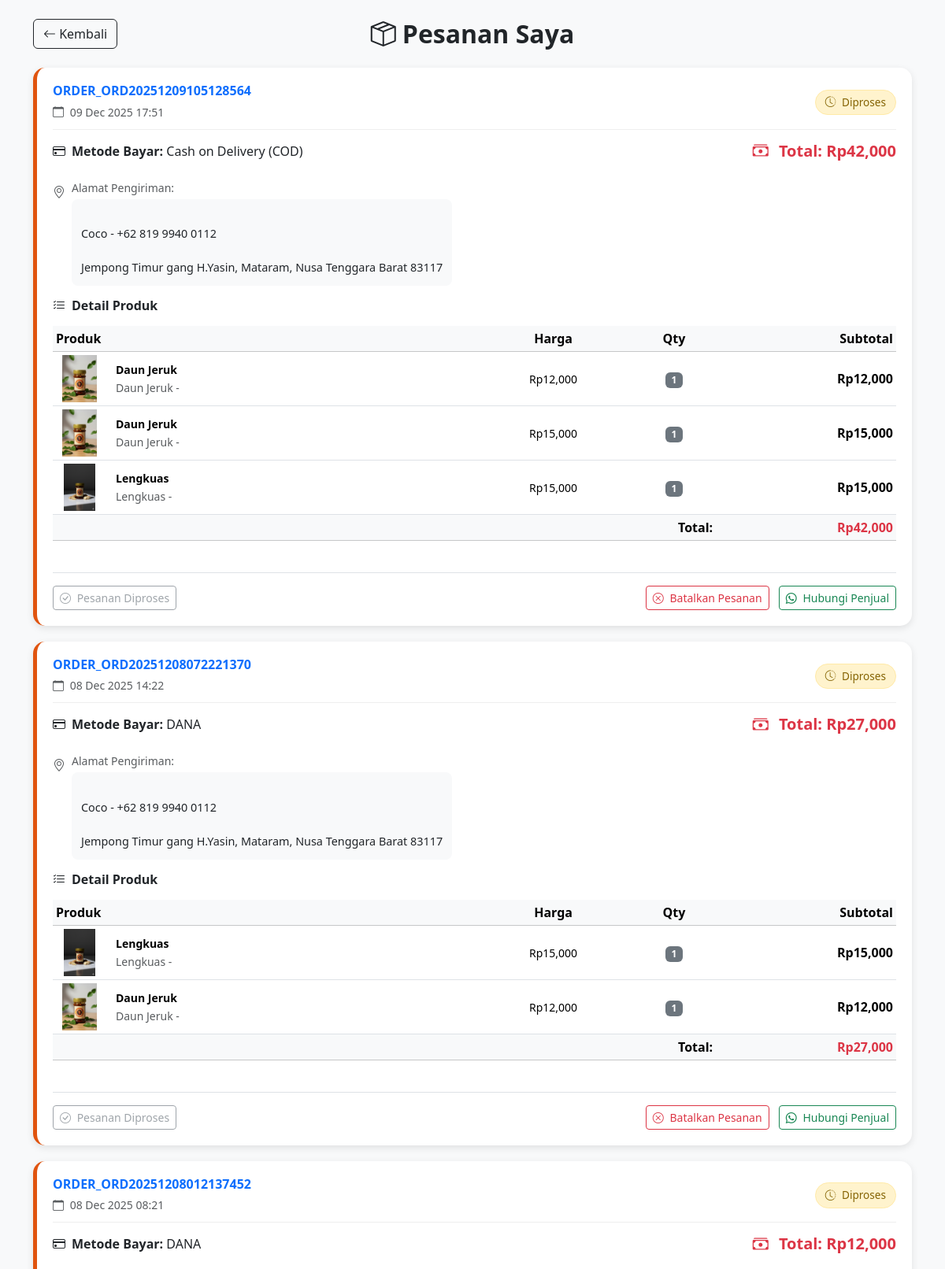
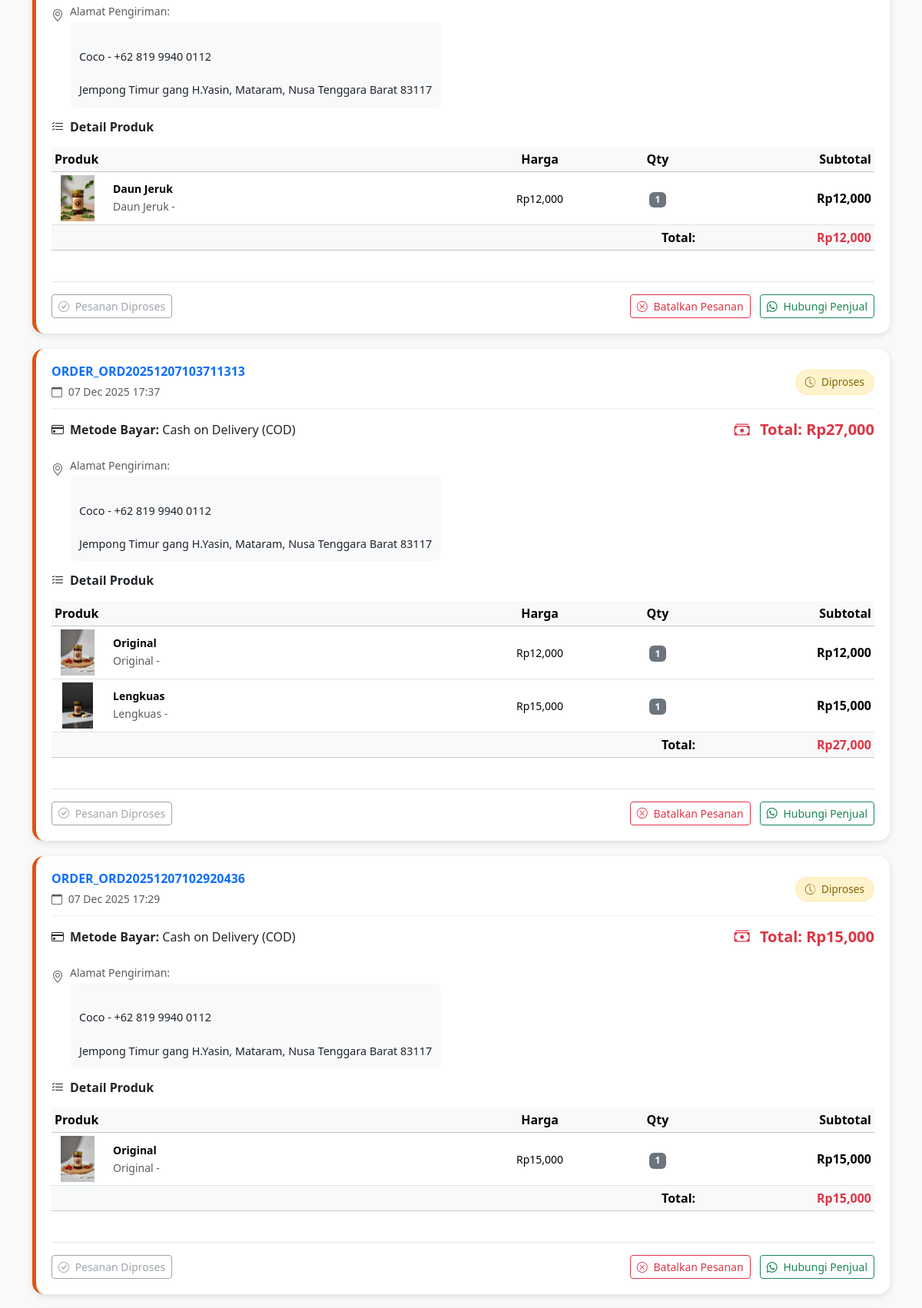
The page /diproses.php (signed in, upper part) on the database its author committed (2 pictures, top to bottom).
### tables this page shows
CREATE TABLE `orders` (
  `order_id` int(10) NOT NULL,
  `order_number` varchar(50) NOT NULL,
  `user_id` int(10) NOT NULL,
  `total_harga` int(50) NOT NULL,
  `metode_pembayaran` enum('DANA','Cash on Delivery (COD)') NOT NULL,
  `catatan` text NOT NULL,
  `status` enum('Diproses','Dikirim','Selesai','Dibatalkan','Menunggu Pembayaran','Menunggu Verifikasi') NOT NULL,
  `alamat_pengiriman` text NOT NULL,
  `tanggal_order` datetime NOT NULL DEFAULT current_timestamp()
);

CREATE TABLE `order_item` (
  `item_id` int(10) NOT NULL,
  `order_id` int(10) NOT NULL,
  `product_id` int(10) NOT NULL,
  `nama_produk` varchar(255) NOT NULL,
  `varian` enum('Original','Daun Jeruk','Lengkuas') NOT NULL,
  `ukuran` enum('150 g','100 g') NOT NULL,
  `harga` int(255) NOT NULL,
  `qty` int(11) NOT NULL,
  `subtotal` int(255) NOT NULL
);

CREATE TABLE `products` (
  `id` int(11) NOT NULL,
  `nama` varchar(100) NOT NULL,
  `varian` enum('Original','Daun Jeruk','Lengkuas') NOT NULL,
  `ukuran` varchar(50) NOT NULL,
  `harga` int(11) NOT NULL,
  `gambar` varchar(255) DEFAULT NULL,
  `stok` int(50) NOT NULL
);

CREATE TABLE `payments` (
  `payment_id` int(10) NOT NULL,
  `order_id` int(10) NOT NULL,
  `user_id` int(10) NOT NULL,
  `metode_pembayaran` enum('Dana','Cod') NOT NULL,
  `payment_code` varchar(100) NOT NULL,
  `amount` decimal(12,2) NOT NULL,
  `status` enum('Menunggu Pembayaran','dibayar','menunggu verifikasi') NOT NULL,
  `proof_image` varchar(255) NOT NULL,
  `catatan` text NOT NULL,
  `created_at` datetime NOT NULL DEFAULT current_timestamp(),
  `expires_at` datetime NOT NULL,
  `verified_by` int(11) NOT NULL
);

### diproses.php (the view, shortened to what this page needs)
<?php
require "function.php";
$user_id = $_SESSION['user_id'];
$query = "SELECT o.*, p.status as payment_status, p.payment_code
          FROM orders o
          LEFT JOIN payments p ON o.order_id = p.order_id
          WHERE o.user_id = $user_id
          AND (o.status = 'Diproses'
               OR o.status = 'Menunggu Pembayaran'
               OR o.status = 'Menunggu Verifikasi')
          ORDER BY
            CASE
                WHEN o.status = 'Menunggu Pembayaran' THEN 1
                WHEN o.status = 'Menunggu Verifikasi' THEN 2
                WHEN o.status = 'Diproses' THEN 3
                ELSE 4
            END,
            o.tanggal_order DESC";
$result = mysqli_query($conn, $query);
?>
<!DOCTYPE html>
<html lang="en">
<head>
    <link href="https://cdn.jsdelivr.net/npm/bootstrap@5.3.8/dist/css/bootstrap.min.css" rel="stylesheet">
    <link rel="stylesheet" href="https://cdn.jsdelivr.net/npm/bootstrap-icons@1.11.1/font/bootstrap-icons.css">
</head>
<body>
<div class="container py-4">
    <div class="d-flex align-items-center justify-content-center position-relative mb-4">
        <a href="profile.php" class="btn btn-outline-dark position-absolute start-0">
            <i class="bi bi-arrow-left"></i> Kembali
        </a>
        <h2 class="fw-bold text-center d-flex align-items-center gap-2 m-0">
            <i class="bi bi-box-seam"></i> Pesanan Saya
        </h2>
    </div>
    <?php if(mysqli_num_rows($result) == 0): ?>
        <div class="empty-state">
            <i class="bi bi-box-seam"></i>
            <h4 class="mt-3">Belum ada pesanan</h4>
            <p class="text-muted">Pesanan yang sedang diproses akan muncul di sini</p>
            <a href="beranda.php" class="btn btn-primary">
                <i class="bi bi-cart-plus me-2"></i> Belanja Sekarang
            </a>
        </div>
    <?php else: ?>
        <?php while($order = mysqli_fetch_assoc($result)):
            $border_class = '';
            $status_icon = '';
            $status_class = '';
            if($order['status'] == 'Menunggu Pembayaran') {
                $border_class = 'border-menunggu';
                $status_icon = 'bi-clock';
                $status_class = 'status-menunggu';
            } else if ($order['status'] == 'Menunggu Verifikasi'){
                $border_class = 'border-warning';
                $status_icon = 'bi-hourglass-split';
                $status_class = 'status-menunggu-verifikasi';
            } else if($order['status'] == 'Diproses') {
                $border_class = 'border-diproses';
                $status_icon = 'bi-clock-history';
                $status_class = 'status-diproses';
            } else if($order['status'] == 'Dibatalkan') {
                $border_class = 'border-kadaluwarsa';
                $status_icon = 'bi-x-circle';
                $status_class = 'status-kadaluwarsa';
            }
        ?>
            <div class="order-card <?php echo $border_class; ?>">
                <div class="order-header d-flex justify-content-between align-items-center">
                    <div>
                        <h6 class="fw-bold mb-1 text-primary">ORDER_<?php echo htmlspecialchars($order['order_number']); ?></h6>
                        <small class="text-muted">
                            <i class="bi bi-calendar me-1"></i>
                            <?php echo date('d M Y H:i', strtotime($order['tanggal_order'])); ?>
                        </small>
                    </div>
                    <span class="status-badge <?php echo $status_class; ?>">
                        <i class="bi <?php echo $status_icon; ?> me-1"></i>
                        <?php echo htmlspecialchars($order['status']); ?>
                    </span>
                </div>
                <div class="row mb-3">
                    <div class="col-md-6">
                        <p class="mb-1">
                            <strong><i class="bi bi-credit-card me-2"></i>Metode Bayar:</strong>
                            <?php echo htmlspecialchars($order['metode_pembayaran']); ?>
                        </p>
                    </div>
                    <div class="col-md-6 text-md-end">
                        <h5 class="text-danger fw-bold">
                            <i class="bi bi-cash-stack me-2"></i>
                            Total: Rp<?php echo number_format($order['total_harga']); ?>
                        </h5>
                    </div>
                </div>
                <div class="mb-3">
                    <div class="d-flex align-items-start mb-2">
                        <i class="bi bi-geo-alt text-muted me-2 mt-1"></i>
                        <div>
                            <small class="text-muted d-block mb-1">Alamat Pengiriman:</small>
                            <div style="white-space: pre-line; background: #f8f9fa; padding: 12px; border-radius: 8px; font-size: 0.9rem;">
                                <?php echo nl2br(htmlspecialchars($order['alamat_pengiriman'])); ?>
                            </div>
                        </div>
                    </div>
                </div>
                <?php
                $items_query = "SELECT * FROM order_item WHERE order_id = " . $order['order_id'];
                $items_result = mysqli_query($conn, $items_query);
                ?>
                <h6 class="fw-bold mb-3">
                    <i class="bi bi-list-check me-2"></i>Detail Produk
                </h6>
                <div class="table-responsive">
                    <table class="table table-sm table-hover">
                        <thead class="table-light">
                            <tr>
                                <th width="50%">Produk</th>
                                <th class="text-center">Harga</th>
                                <th class="text-center">Qty</th>
                                <th class="text-end">Subtotal</th>
                            </tr>
                        </thead>
                        <tbody>
                            <?php while($item = mysqli_fetch_assoc($items_result)): ?>
                                <tr>
                                    <td>
                                        <div class="d-flex align-items-center">
                                            <div style="min-width: 50px;">
                                                <?php
                                                $img_query = mysqli_query($conn, "SELECT gambar FROM products WHERE id = " . $item['product_id']);
                                                $img_data = mysqli_fetch_assoc($img_query);
                                                $gambar = $img_data['gambar'] ?? 'default-product.jpg';
                                                ?>
                                                <img src="images/<?php echo htmlspecialchars($gambar); ?>"
                                                     class="product-img-small"
                                                     alt="<?php echo htmlspecialchars($item['nama_produk']); ?>">
                                            </div>
                                            <div class="ms-3">
                                                <small class="fw-semibold d-block"><?php echo htmlspecialchars($item['nama_produk']); ?></small>
                                                <small class="text-muted">
                                                    <?php echo htmlspecialchars($item['varian']); ?> -
                                                </small>
                                            </div>
                                        </div>
                                    </td>
                                    <td class="text-center align-middle">
                                        <small>Rp<?php echo number_format($item['harga']); ?></small>
                                    </td>
                                    <td class="text-center align-middle">
                                        <span class="badge bg-secondary"><?php echo $item['qty']; ?></span>
                                    </td>
                                    <td class="text-end align-middle fw-bold">
                                        Rp<?php echo number_format($item['subtotal']); ?>
                                    </td>
                                </tr>
                            <?php endwhile; ?>
                        </tbody>
                        <tfoot class="table-light">
                            <tr>
                                <td colspan="3" class="text-end fw-bold">Total:</td>
                                <td class="text-end fw-bold text-danger">
                                    Rp<?php echo number_format($order['total_harga']); ?>
                                </td>
                            </tr>
                        </tfoot>
                    </table>
                </div>
                <div class="d-flex justify-content-between mt-4 pt-3 border-top">
                    <?php if($order['status'] == 'Menunggu Pembayaran' && ($order['metode_pembayaran'] == 'Dana' || $order['metode_pembayaran'] == 'DANA')): ?>
                        <a href="payment_dana.php?order_id=<?php echo $order['order_id']; ?>"
                        class="btn btn-outline-primary btn-sm">
                            <i class="bi bi-wallet2 me-1"></i> Bayar via DANA
                        </a>
                        <div>
                            <button class="btn btn-outline-danger btn-sm me-2"
                                    onclick="cancelPayment(<?php echo $order['order_id']; ?>)">
                                <i class="bi bi-x-circle me-1"></i> Batalkan Pesanan
                            </button>
                            <a href="https://wa.me/6287745770076"
                               target="_blank"
                               class="btn btn-outline-success btn-sm">
                                <i class="bi bi-whatsapp me-1"></i> Hubungi penjual
                            </a>
                        </div>
                    <?php elseif($order['status'] == 'Diproses'): ?>
                        <div>
                            <button class="btn btn-outline-secondary btn-sm" disabled>
                                <i class="bi bi-check-circle me-1"></i> Pesanan Diproses
                            </button>
                        </div>
                        <div>
                            <button class="btn btn-outline-danger btn-sm me-2"
                                    onclick="cancelOrder(<?php echo $order['order_id']; ?>)">
                                <i class="bi bi-x-circle me-1"></i> Batalkan Pesanan
                            </button>
                            <a href="https://wa.me/6287745770076"
                               target="_blank"
                               class="btn btn-outline-success btn-sm">
                                <i class="bi bi-whatsapp me-1"></i> Hubungi Penjual
                            </a>
                        </div>
                    <?php endif; ?>
                </div>
            </div>
        <?php endwhile; ?>
    <?php endif; ?>
</div>
</body>
</html>

### diproses.php (style rules this page uses)
body { background-color: #f8f9fa; }
.order-card { background: white; border-radius: 15px; padding: 20px; margin-bottom: 20px; box-shadow: 0 3px 10px rgba(0,0,0,0.1); }
.order-header { border-bottom: 1px solid #eee; padding-bottom: 10px; margin-bottom: 15px; }
.product-img-small { width: 60px; height: 60px; object-fit: contain; }
.status-badge { font-size: 0.85rem; padding: 5px 12px; border-radius: 20px; }
.status-diproses { background-color: #fff3cd; color: #856404; border: 1px solid #ffeaa7; }
.border-diproses { border-left: 5px solid #e0540f; }

### rows shown on the page
orders: order_number "ORD20251209105128564", tanggal_order "09 Dec 2025 17:51", status "Diproses", metode_pembayaran "Cash on Delivery (COD)", total_harga "42,000", alamat_pengiriman "Coco - +62 819 9940 0112 Jempong Timur gang H.Yasin, Mataram, Nusa Tenggara Barat 83117"
order_item: product.gambar (picture), nama_produk "Daun Jeruk", varian "Daun Jeruk", harga "12,000", qty "1", subtotal "12,000"
order_item: product.gambar (picture), nama_produk "Daun Jeruk", varian "Daun Jeruk", harga "15,000", qty "1", subtotal "15,000"
order_item: product.gambar (picture), nama_produk "Lengkuas", varian "Lengkuas", harga "15,000", qty "1", subtotal "15,000"
payments: order.order_number "ORD20251208072221370", order.tanggal_order "08 Dec 2025 14:22", order.status "Diproses", order.metode_pembayaran "DANA", order.total_harga "27,000", order.alamat_pengiriman "Coco - +62 819 9940 0112 Jempong Timur gang H.Yasin, Mataram, Nusa Tenggara Barat 83117"
order_item: product.gambar (picture), nama_produk "Lengkuas", varian "Lengkuas", harga "15,000", qty "1", subtotal "15,000"
order_item: product.gambar (picture), nama_produk "Daun Jeruk", varian "Daun Jeruk", harga "12,000", qty "1", subtotal "12,000"
payments: order.order_number "ORD20251208012137452", order.tanggal_order "08 Dec 2025 08:21", order.status "Diproses", order.metode_pembayaran "DANA", order.total_harga "12,000", order.alamat_pengiriman "Coco - +62 819 9940 0112 Jempong Timur gang H.Yasin, Mataram, Nusa Tenggara Barat 83117"
order_item: product.gambar (picture), nama_produk "Daun Jeruk", varian "Daun Jeruk", harga "12,000", qty "1", subtotal "12,000"
orders: order_number "ORD20251207103711313", tanggal_order "07 Dec 2025 17:37", status "Diproses", metode_pembayaran "Cash on Delivery (COD)", total_harga "27,000", alamat_pengiriman "Coco - +62 819 9940 0112 Jempong Timur gang H.Yasin, Mataram, Nusa Tenggara Barat 83117"
order_item: product.gambar (picture), nama_produk "Original", varian "Original", harga "12,000", qty "1", subtotal "12,000"
order_item: product.gambar (picture), nama_produk "Lengkuas", varian "Lengkuas", harga "15,000", qty "1", subtotal "15,000"
orders: order_number "ORD20251207102920436", tanggal_order "07 Dec 2025 17:29", status "Diproses", metode_pembayaran "Cash on Delivery (COD)", total_harga "15,000", alamat_pengiriman "Coco - +62 819 9940 0112 Jempong Timur gang H.Yasin, Mataram, Nusa Tenggara Barat 83117"
order_item: product.gambar (picture), nama_produk "Original", varian "Original", harga "15,000", qty "1", subtotal "15,000"
